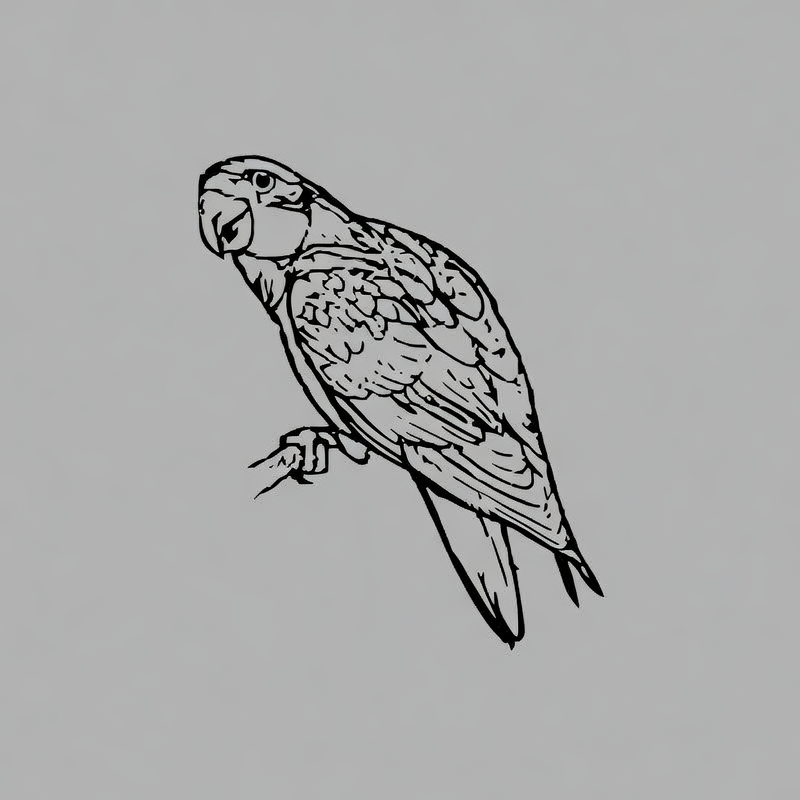
#> input picture _Projects/260108_Qwen_API_Test/GoodOne!.png, 800 x 800 px
$ python contrast_adj.py
#> lines starting #> are read from the running program, lines starting #| are printed output that depends on the picture
'''

这个脚本用于调整图片对比度，以使得silct具有和boulder相似的对比度。

'''


#%%
import cv2
import numpy as np
import matplotlib.pyplot as plt

# 或者，如果只需要最简单的方法，可以使用以下代码
def simple_contrast_match(img1_path, img2_path, output_path='result.png'):
    """
    简单版本：使用Lab颜色空间将img2的对比度调整到与img1相同
    """
#> called with img1_path = 'GoodOne!.png', img2_path = 'GoodOne_Silct.png', output_path = 'output.png'
    # 读取图像
    img1 = cv2.imread(img1_path)
#> img1 is the input picture: shape (800, 800, 3); mean B, G, R 170.6, 170.5, 170.3
    img2 = cv2.imread(img2_path)
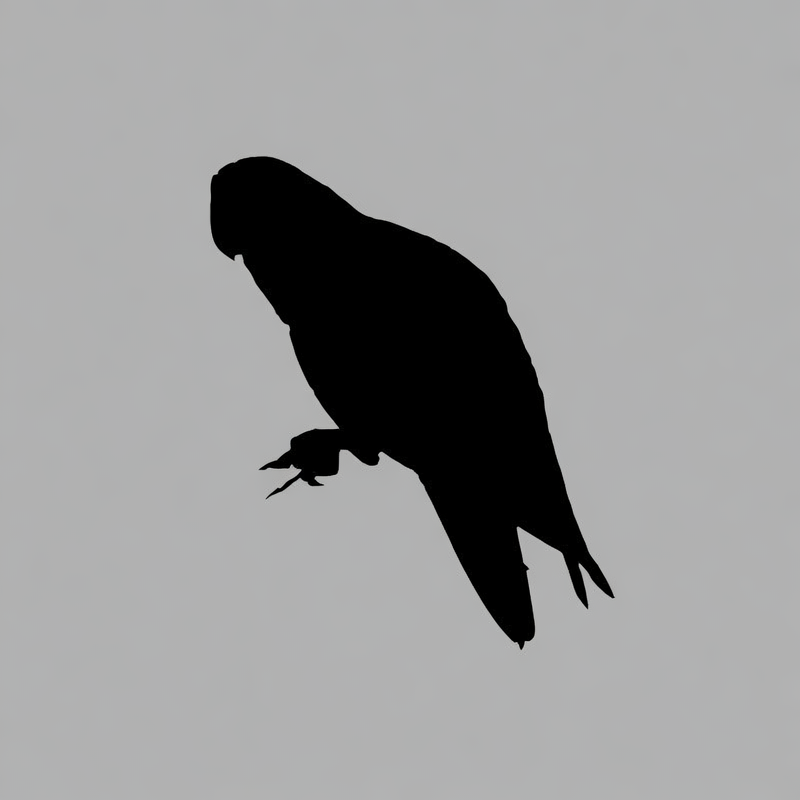
#> input picture _Projects/260108_Qwen_API_Test/GoodOne_Silct.png, 800 x 800 px
#> img2 is the input picture: shape (800, 800, 3); mean B, G, R 154.8, 154.6, 154.3

    # 计算img1的对比度（灰度标准差）
    img1_gray = cv2.cvtColor(img1, cv2.COLOR_BGR2GRAY)
    target_contrast = np.std(img1_gray)
#> target_contrast = 34.31

    # 使用Lab颜色空间调整img2
    lab = cv2.cvtColor(img2, cv2.COLOR_BGR2LAB)
#> lab: shape (800, 800, 3); mean of channels 0, 1, 2 160.7, 128, 127.8
    l, a, b = cv2.split(lab)

    # 调整L通道
    mean_l = np.mean(l)
#> mean_l = 160.7
    std_l = np.std(l)
#> std_l = 61.18
    if std_l > 1e-10:
        l_adjusted = mean_l + (target_contrast / std_l) * (l - mean_l)
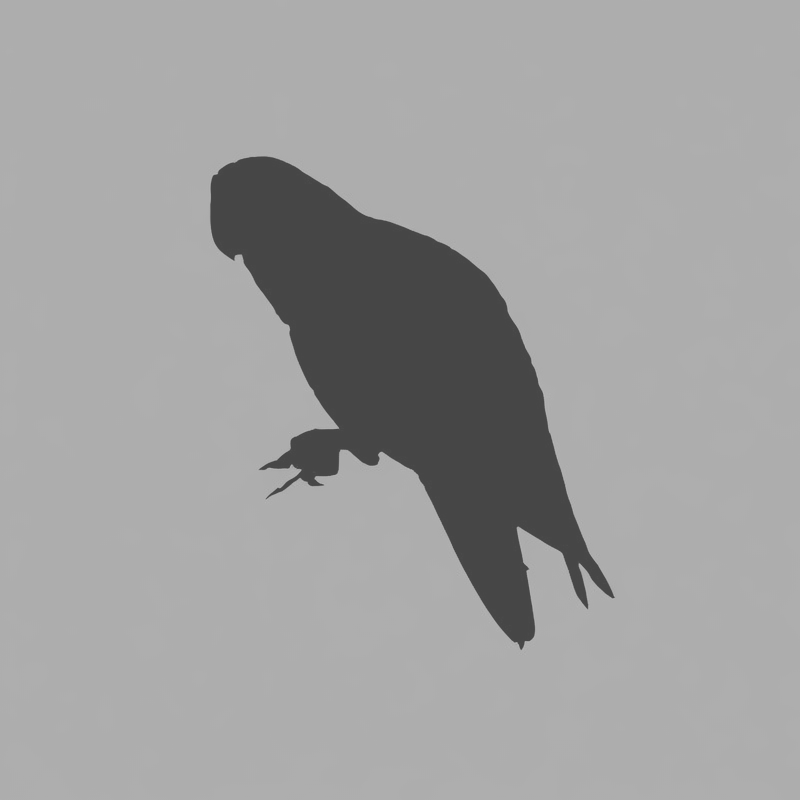
#> l_adjusted: shape (800, 800) float64; min 70.56, max 183.9, mean 160.7
        l_adjusted = np.clip(l_adjusted, 0, 255).astype(np.uint8)
    else:
        l_adjusted = l

    # 合并通道并转换回BGR
    lab_adjusted = cv2.merge([l_adjusted, a, b])
#> lab_adjusted: shape (800, 800, 3); mean of channels 0, 1, 2 160, 128, 127.8
    result = cv2.cvtColor(lab_adjusted, cv2.COLOR_LAB2BGR)

    # 保存结果
    cv2.imwrite(output_path, result)

    # 打印对比度信息
    original_contrast = np.std(cv2.cvtColor(img2, cv2.COLOR_BGR2GRAY))
#> original_contrast = 58.83
    new_contrast = np.std(cv2.cvtColor(result, cv2.COLOR_BGR2GRAY))
#> new_contrast = 33.29

    print(f"目标对比度 (img1): {target_contrast:.2f}")
#| 目标对比度 (img1): 34.31
    print(f"原始对比度 (img2): {original_contrast:.2f}")
#| 原始对比度 (img2): 58.83
    print(f"调整后对比度: {new_contrast:.2f}")
#| 调整后对比度: 33.29

    return result

# 使用简单版本
# result = simple_contrast_match('img1.png', 'img2.png', 'output.png')


#%%

result = simple_contrast_match('GoodOne!.png', 'GoodOne_Silct.png', 'output.png')
